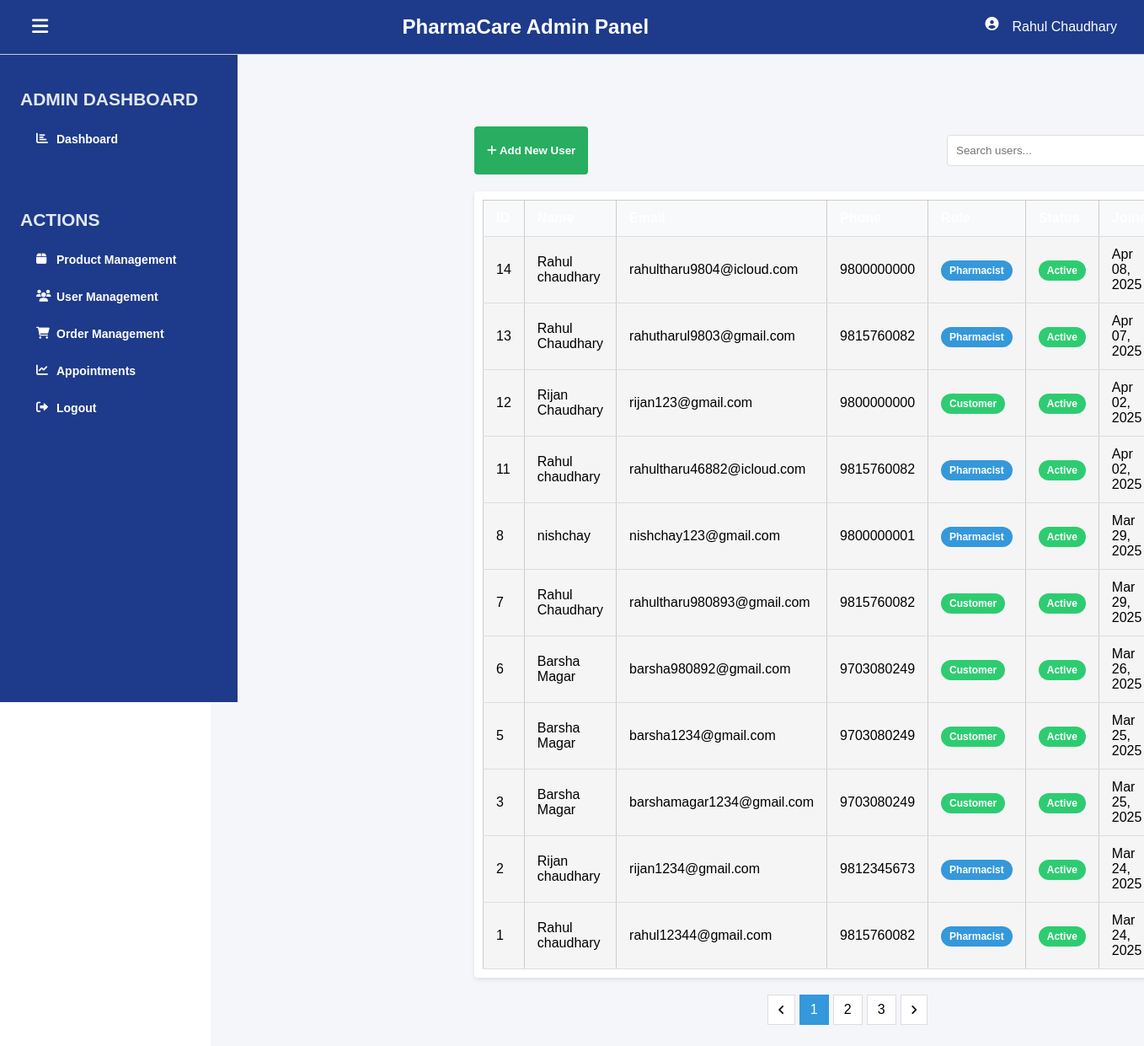
The page /Dasboard/admin_dasboard.php on the database its author committed.
### tables this page shows
CREATE TABLE `users` (
  `id` int(11) NOT NULL,
  `name` varchar(100) NOT NULL,
  `email` varchar(100) NOT NULL,
  `phone` varchar(15) NOT NULL,
  `gender` enum('male','female','other') NOT NULL,
  `dob` date NOT NULL,
  `address` text NOT NULL,
  `province` varchar(50) NOT NULL,
  `city` varchar(50) NOT NULL,
  `role` enum('customer','pharmacist') NOT NULL,
  `password` varchar(255) NOT NULL,
  `created_at` timestamp NOT NULL DEFAULT current_timestamp(),
  `updated_at` timestamp NOT NULL DEFAULT current_timestamp() ON UPDATE current_timestamp(),
  `confirmPassword` varchar(123) NOT NULL,
  `status` enum('active','inactive','suspended','pending') DEFAULT 'active'
);

### Dasboard/admin_dasboard.php (the view, shortened to what this page needs)
<?php
include "../includes/config.php";
$sql = "SELECT id, name, email, phone, gender, dob, address, province, city,
               role, IFNULL(status, 'active') as status, created_at, updated_at
        FROM users ORDER BY created_at DESC";
$result = mysqli_query($conn, $sql);
$users = mysqli_fetch_all($result, MYSQLI_ASSOC);
?>
<!DOCTYPE html>
<html lang="en">
<head>
    <link rel="stylesheet" href="https://cdnjs.cloudflare.com/ajax/libs/font-awesome/6.0.0/css/all.min.css">
    <link rel="stylesheet" href="../assets/css/dashboard.css">
</head>
<body>
   <?php include '../Dasboard/Navbar.php'; ?>
   <?php include '../Dasboard/Sidebar.php'; ?>
   <div class="main-content">
       <div class="content">
           <div class="action-bar">
               <button class="btn-add" onclick="openAddUserModal()">
                   <i class="fas fa-plus"></i> Add New User
               </button>
               <div class="search-bar">
                   <input type="text" id="searchInput" placeholder="Search users...">
               </div>
           </div>
           <div class="table-container">
               <table>
                   <thead>
                       <tr>
                           <th>ID</th>
                           <th>Name</th>
                           <th>Email</th>
                           <th>Phone</th>
                           <th>Role</th>
                           <th>Status</th>
                           <th>Joined</th>
                       </tr>
                   </thead>
                   <tbody>
                       <?php foreach ($users as $user): ?>
                       <tr>
                           <td><?php echo $user['id']; ?></td>
                           <td><?php echo htmlspecialchars($user['name']); ?></td>
                           <td><?php echo htmlspecialchars($user['email']); ?></td>
                           <td><?php echo htmlspecialchars($user['phone'] ?? 'N/A'); ?></td>
                           <td>
                               <span class="role-badge <?php echo $user['role']; ?>">
                                   <?php echo ucfirst($user['role']); ?>
                               </span>
                           </td>
                           <td>
                               <span class="status-badge <?php echo $user['status']; ?>">
                                   <?php echo ucfirst($user['status']); ?>
                               </span>
                           </td>
                           <td><?php echo date('M d, Y', strtotime($user['created_at'])); ?></td>
                       </tr>
                       <?php endforeach; ?>
                   </tbody>
               </table>
           </div>
           <div class="pagination">
               <button><i class="fas fa-angle-left"></i></button>
               <span class="active">1</span>
               <span>2</span>
               <span>3</span>
               <button><i class="fas fa-angle-right"></i></button>
           </div>
       </div>
   </div>
</body>
</html>

### assets/css/dashboard.css (style rules this page uses)
body { margin: 0; font-family: Arial, sans-serif; }
.content { position: relative; left: 18rem; width: 80%; padding: 10px; }
input { margin: 10px; padding: 10px; }
table { border-collapse: collapse; background-color: whitesmoke; width: 100%; margin: 10px; }
th,td { border: 1px solid #ccc; padding: 8px; text-align: left; }
th { background-color: #1e3a8a; color: white; }

### Dasboard/admin_dasboard.php (style rules this page uses)
.main-content { flex: 1; background: #f5f6fa; margin-left: 250px; padding-top: 60px; }
.content { padding: 25px; }
.action-bar { display: flex; justify-content: space-between; margin-bottom: 20px; }
.btn-add { background: #27ae60; color: white; border: none; padding: 10px 15px; border-radius: 4px; cursor: pointer; font-weight: 600; }
.search-bar { display: flex; }
.search-bar input { padding: 10px; border: 1px solid #ddd; border-radius: 4px 0 0 4px; width: 250px; }
.table-container { background: #fff; border-radius: 4px; box-shadow: 0 2px 5px rgba(0,0,0,0.1); overflow-x: auto; }
table { width: 100%; border-collapse: collapse; }
table th, table td { padding: 12px 15px; text-align: left; border-bottom: 1px solid #ddd; }
table th { background: #f8f9fa; font-weight: 600; }
.role-badge { padding: 5px 10px; border-radius: 20px; font-size: 12px; font-weight: 600; }
.role-badge.pharmacist { background: #3498db; color: white; }
.role-badge.customer { background: #2ecc71; color: white; }
.status-badge { padding: 5px 10px; border-radius: 20px; font-size: 12px; font-weight: 600; }
.status-badge.active { background: #2ecc71; color: white; }
.pagination { display: flex; justify-content: center; margin-top: 20px; gap: 5px; }
.pagination button, .pagination span { padding: 8px 12px; border: 1px solid #ddd; background: #fff; cursor: pointer; }
.pagination span.active { background: #3498db; color: white; border-color: #3498db; }

### rows shown on the page
users: id "14", name "Rahul chaudhary", email "rahultharu9804@icloud.com", phone "9800000000", role "Pharmacist", status "Active", created_at "Apr 08, 2025"
users: id "13", name "Rahul Chaudhary", email "rahutharul9803@gmail.com", phone "9815760082", role "Pharmacist", status "Active", created_at "Apr 07, 2025"
users: id "12", name "Rijan Chaudhary", email "rijan123@gmail.com", phone "9800000000", role "Customer", status "Active", created_at "Apr 02, 2025"
users: id "11", name "Rahul chaudhary", email "rahultharu46882@icloud.com", phone "9815760082", role "Pharmacist", status "Active", created_at "Apr 02, 2025"
users: id "8", name "nishchay", email "nishchay123@gmail.com", phone "9800000001", role "Pharmacist", status "Active", created_at "Mar 29, 2025"
users: id "7", name "Rahul Chaudhary", email "rahultharu980893@gmail.com", phone "9815760082", role "Customer", status "Active", created_at "Mar 29, 2025"
users: id "6", name "Barsha Magar", email "barsha980892@gmail.com", phone "9703080249", role "Customer", status "Active", created_at "Mar 26, 2025"
users: id "5", name "Barsha Magar", email "barsha1234@gmail.com", phone "9703080249", role "Customer", status "Active", created_at "Mar 25, 2025"
users: id "3", name "Barsha Magar", email "barshamagar1234@gmail.com", phone "9703080249", role "Customer", status "Active", created_at "Mar 25, 2025"
users: id "2", name "Rijan chaudhary", email "rijan1234@gmail.com", phone "9812345673", role "Pharmacist", status "Active", created_at "Mar 24, 2025"
users: id "1", name "Rahul chaudhary", email "rahul12344@gmail.com", phone "9815760082", role "Pharmacist", status "Active", created_at "Mar 24, 2025"
